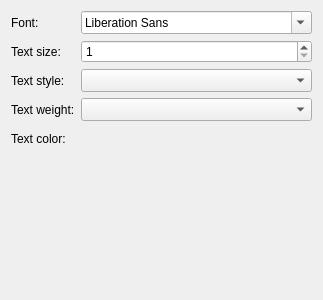
<?xml version="1.0" encoding="UTF-8"?>
<ui version="4.0">
 <class>FontSettingsWidget</class>
 <widget class="QWidget" name="FontSettingsWidget">
  <property name="geometry">
   <rect>
    <x>0</x>
    <y>0</y>
    <width>272</width>
    <height>300</height>
   </rect>
  </property>
  <property name="windowTitle">
   <string/>
  </property>
  <layout class="QFormLayout" name="formLayout_2">
   <item row="0" column="0">
    <widget class="QLabel" name="label_2">
     <property name="minimumSize">
      <size>
       <width>0</width>
       <height>23</height>
      </size>
     </property>
     <property name="maximumSize">
      <size>
       <width>16777215</width>
       <height>23</height>
      </size>
     </property>
     <property name="text">
      <string>Font:</string>
     </property>
    </widget>
   </item>
   <item row="1" column="0">
    <widget class="QLabel" name="label">
     <property name="minimumSize">
      <size>
       <width>0</width>
       <height>23</height>
      </size>
     </property>
     <property name="maximumSize">
      <size>
       <width>16777215</width>
       <height>23</height>
      </size>
     </property>
     <property name="text">
      <string>Text size:</string>
     </property>
    </widget>
   </item>
   <item row="1" column="1">
    <widget class="QSpinBox" name="size">
     <property name="minimumSize">
      <size>
       <width>0</width>
       <height>23</height>
      </size>
     </property>
     <property name="maximumSize">
      <size>
       <width>16777215</width>
       <height>23</height>
      </size>
     </property>
     <property name="minimum">
      <number>1</number>
     </property>
    </widget>
   </item>
   <item row="2" column="0">
    <widget class="QLabel" name="label_7">
     <property name="text">
      <string>Text style:</string>
     </property>
    </widget>
   </item>
   <item row="3" column="0">
    <widget class="QLabel" name="label_8">
     <property name="text">
      <string>Text weight:</string>
     </property>
    </widget>
   </item>
   <item row="3" column="1">
    <widget class="QComboBox" name="weight">
     <property name="minimumSize">
      <size>
       <width>0</width>
       <height>23</height>
      </size>
     </property>
    </widget>
   </item>
   <item row="4" column="0">
    <widget class="QLabel" name="label_3">
     <property name="minimumSize">
      <size>
       <width>0</width>
       <height>23</height>
      </size>
     </property>
     <property name="maximumSize">
      <size>
       <width>16777215</width>
       <height>23</height>
      </size>
     </property>
     <property name="text">
      <string>Text color:</string>
     </property>
    </widget>
   </item>
   <item row="0" column="1">
    <widget class="QFontComboBox" name="font">
     <property name="minimumSize">
      <size>
       <width>0</width>
       <height>23</height>
      </size>
     </property>
     <property name="maximumSize">
      <size>
       <width>16777215</width>
       <height>23</height>
      </size>
     </property>
    </widget>
   </item>
   <item row="4" column="1">
    <widget class="ColorSelectButton" name="color" native="true">
     <property name="minimumSize">
      <size>
       <width>0</width>
       <height>23</height>
      </size>
     </property>
     <property name="maximumSize">
      <size>
       <width>23</width>
       <height>23</height>
      </size>
     </property>
    </widget>
   </item>
   <item row="2" column="1">
    <widget class="QComboBox" name="style">
     <property name="minimumSize">
      <size>
       <width>0</width>
       <height>23</height>
      </size>
     </property>
    </widget>
   </item>
  </layout>
 </widget>
 <customwidgets>
  <customwidget>
   <class>ColorSelectButton</class>
   <extends>QWidget</extends>
   <header>standard_widgets/color_select_button.h</header>
   <container>1</container>
  </customwidget>
 </customwidgets>
 <resources/>
 <connections/>
</ui>
